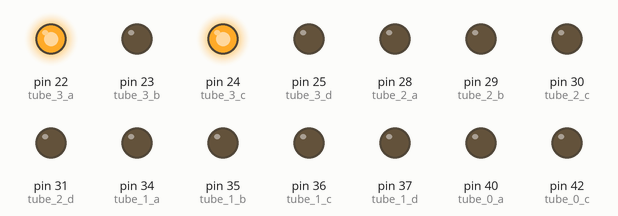
Simulated run of this sketch. Board: Arduino Mega 2560, built with avr-gcc and run on an emulated ATmega2560. Shown: output pins drawn as LEDs (lit = HIGH).

Above: at 0.6 s.
At 1.8 s:
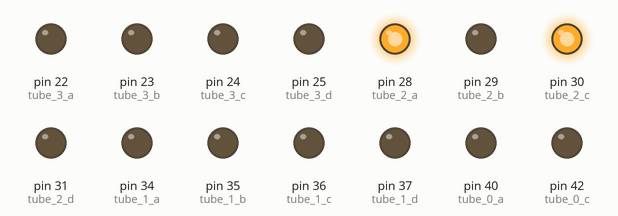
At 3.0 s:
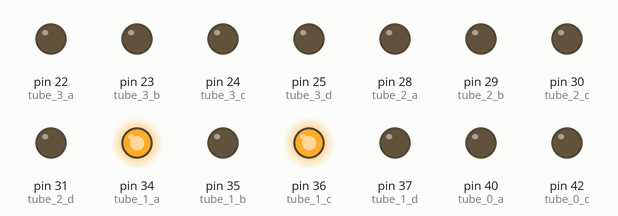
At 4.2 s:
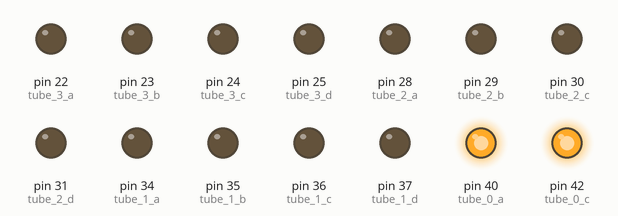
Timing chart, 0 to 6.2 s (numbered marks = the images above):
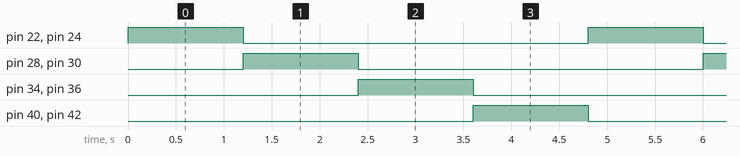

The sketch:

nixie_three_tube_control.ino
```cpp
int tube_0_d = 43;
int tube_0_c = 42;
int tube_0_b = 41;
int tube_0_a = 40;

int tube_1_d = 37;
int tube_1_c = 36;
int tube_1_b = 35;
int tube_1_a = 34;

int tube_2_d = 31;
int tube_2_c = 30;
int tube_2_b = 29;
int tube_2_a = 28;

int tube_3_d = 25;
int tube_3_c = 24;
int tube_3_b = 23;
int tube_3_a = 22;

void setup() {
  pinMode(tube_0_d, OUTPUT);
  pinMode(tube_0_c, OUTPUT);
  pinMode(tube_0_b, OUTPUT);
  pinMode(tube_0_a, OUTPUT);
  pinMode(tube_1_d, OUTPUT);
  pinMode(tube_1_c, OUTPUT);
  pinMode(tube_1_b, OUTPUT);
  pinMode(tube_1_a, OUTPUT);
  pinMode(tube_2_d, OUTPUT);
  pinMode(tube_2_c, OUTPUT);
  pinMode(tube_2_b, OUTPUT);
  pinMode(tube_2_a, OUTPUT);
  pinMode(tube_3_d, OUTPUT);
  pinMode(tube_3_c, OUTPUT);
  pinMode(tube_3_b, OUTPUT);
  pinMode(tube_3_a, OUTPUT);

}


void writeTube_0(int num){
  int a,b,c,d; a=0;b=0;c=0;d=0;
  switch( num ){
    case 0: d=0;c=0;b=0;a=0;break;
    case 1: d=0;c=0;b=0;a=1;break;
    case 2: d=0;c=0;b=1;a=0;break;
    case 3: d=0;c=0;b=1;a=1;break;
    case 4: d=0;c=1;b=0;a=0;break;
    case 5: d=0;c=1;b=0;a=1;break;
    case 6: d=0;c=1;b=1;a=0;break;
    case 7: d=0;c=1;b=1;a=1;break;
    case 8: d=1;c=0;b=0;a=0;break;
    case 9: d=1;c=0;b=0;a=1;break;
    default: a=0;b=0;c=0;d=0;
    break;
  }
  digitalWrite(tube_0_d, d);
  digitalWrite(tube_0_c, c);
  digitalWrite(tube_0_b, b);
  digitalWrite(tube_0_a, a);
}

void writeTube_1(int num){
  int a,b,c,d; a=0;b=0;c=0;d=0;
  switch( num ){
    case 0: d=0;c=0;b=0;a=0;break;
    case 1: d=0;c=0;b=0;a=1;break;
    case 2: d=0;c=0;b=1;a=0;break;
    case 3: d=0;c=0;b=1;a=1;break;
    case 4: d=0;c=1;b=0;a=0;break;
    case 5: d=0;c=1;b=0;a=1;break;
    case 6: d=0;c=1;b=1;a=0;break;
    case 7: d=0;c=1;b=1;a=1;break;
    case 8: d=1;c=0;b=0;a=0;break;
    case 9: d=1;c=0;b=0;a=1;break;
    default: a=0;b=0;c=0;d=0;
    break;
  }
  digitalWrite(tube_1_d, d);
  digitalWrite(tube_1_c, c);
  digitalWrite(tube_1_b, b);
  digitalWrite(tube_1_a, a);
}

void writeTube_2(int num){
  int a,b,c,d; a=0;b=0;c=0;d=0;
  switch( num ){
    case 0: d=0;c=0;b=0;a=0;break;
    case 1: d=0;c=0;b=0;a=1;break;
    case 2: d=0;c=0;b=1;a=0;break;
    case 3: d=0;c=0;b=1;a=1;break;
    case 4: d=0;c=1;b=0;a=0;break;
    case 5: d=0;c=1;b=0;a=1;break;
    case 6: d=0;c=1;b=1;a=0;break;
    case 7: d=0;c=1;b=1;a=1;break;
    case 8: d=1;c=0;b=0;a=0;break;
    case 9: d=1;c=0;b=0;a=1;break;
    default: a=0;b=0;c=0;d=0;
    break;
  }
  digitalWrite(tube_2_d, d);
  digitalWrite(tube_2_c, c);
  digitalWrite(tube_2_b, b);
  digitalWrite(tube_2_a, a);
}

void writeTube_3(int num){
  int a,b,c,d; a=0;b=0;c=0;d=0;
  switch( num ){
    case 0: d=0;c=0;b=0;a=0;break;
    case 1: d=0;c=0;b=0;a=1;break;
    case 2: d=0;c=0;b=1;a=0;break;
    case 3: d=0;c=0;b=1;a=1;break;
    case 4: d=0;c=1;b=0;a=0;break;
    case 5: d=0;c=1;b=0;a=1;break;
    case 6: d=0;c=1;b=1;a=0;break;
    case 7: d=0;c=1;b=1;a=1;break;
    case 8: d=1;c=0;b=0;a=0;break;
    case 9: d=1;c=0;b=0;a=1;break;
    default: a=0;b=0;c=0;d=0;
    break;
  }
  digitalWrite(tube_3_d, d);
  digitalWrite(tube_3_c, c);
  digitalWrite(tube_3_b, b);
  digitalWrite(tube_3_a, a);
}

void loop() {

  writeTube_3(5);
  writeTube_2(123);
  writeTube_1(123);
  writeTube_0(123);
  delay(1200);
  writeTube_3(123);
  writeTube_2(5);
  writeTube_1(123);
  writeTube_0(123);
  delay(1200);
  writeTube_3(123);
  writeTube_2(123);
  writeTube_1(5);
  writeTube_0(123);
  delay(1200);
  writeTube_3(123);
  writeTube_2(123);
  writeTube_1(123);
  writeTube_0(5);
  delay(1200);


}
```

Measured:
- by itself, pin 22 (tube_3_a), pin 24 (tube_3_c), pin 28 (tube_2_a), pin 30 (tube_2_c), pin 34 (tube_1_a), pin 36 (tube_1_c), pin 40 (tube_0_a), pin 42 (tube_0_c): alternates HIGH for 1.2 s and LOW for 3.6 s
- by itself, everything shown: repeats every 4.8 s, in 4 steps
